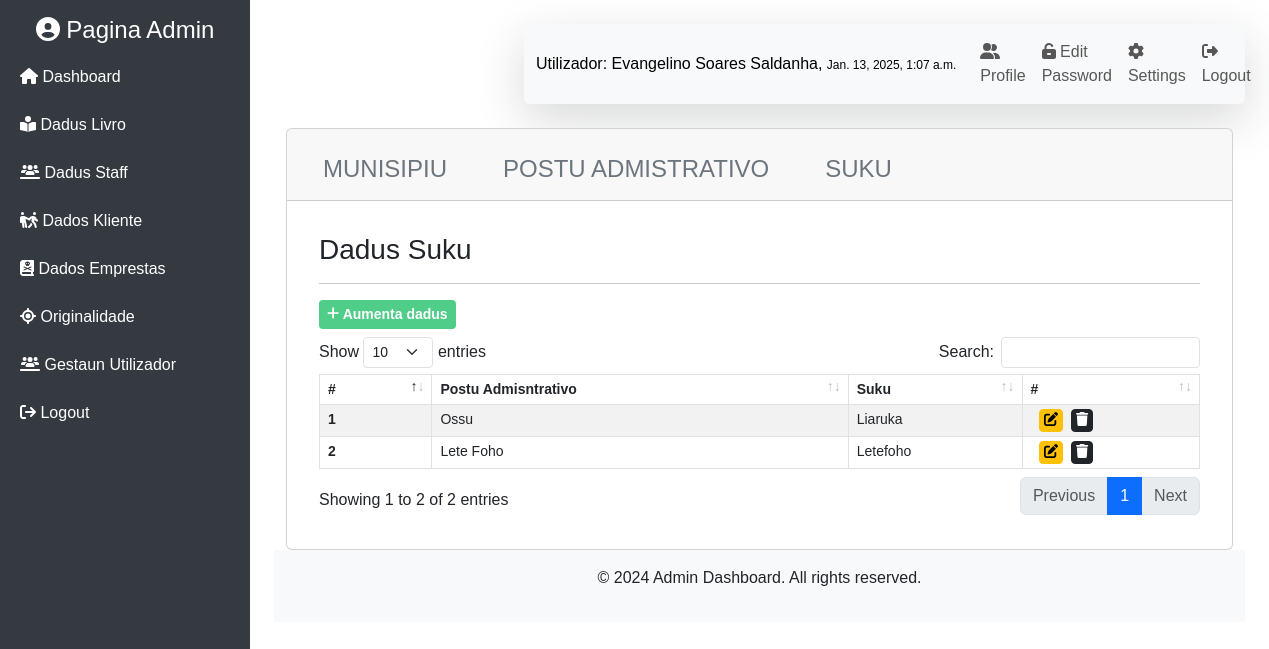
Page /home/suku/ (signed in) on the committed database.
### mainApp/models.py (models this page shows, shortened)
class Staff(models.Model):
    SEXO_CHOICES = [
        ('Mane', 'Mane'),
        ('Feto', 'Feto'),
    ]
    STADU_CIVIL = [
        ('Solteiro', 'Solteiro'),
        ('Kassadu', 'Kassadu'),
        ('Diborsiadu', 'Diborsiadu'),
        ('Barlakeadu', 'Barlakeadu')
    ]
    id_staff = models.UUIDField(primary_key=True, default=uuid.uuid4, editable=False)
    naran_staff = models.CharField(max_length=225, blank=True, null=True)
    sexu = models.CharField(max_length=4, choices=SEXO_CHOICES, blank=True, null=True)
    data_moris = models.DateField(blank=True, null=True)
    id_suku = models.ForeignKey(Suku, related_name='staff', on_delete=models.CASCADE, blank=True, null=True)
    endereso = models.CharField(max_length=225, blank=True, null=True)
    no_tlf = models.CharField(max_length=20, blank=True, null=True)
    estadu_sivil = models.CharField(max_length=15, default='', choices=STADU_CIVIL,blank=True, null=True)
    user = models.OneToOneField(User, on_delete=models.CASCADE, null= True)
    foto = models.ImageField(
        upload_to='foto_staff/',
        validators=[FileExtensionValidator(allowed_extensions=['png', 'jpg', 'jpeg'])],
        null=True,
        blank=True,
        default='default.png'
    )

class Suku(models.Model):
    id_suku = models.UUIDField(primary_key=True, default=uuid.uuid4, editable=False)
    naran_suku = models.CharField(max_length=50)
    id_postu = models.ForeignKey(Postu, related_name='sukus', on_delete=models.CASCADE)

class Postu(models.Model):
    id_postu = models.UUIDField(primary_key=True, default=uuid.uuid4, editable=False)
    naran_postu = models.CharField(max_length=100)
    id_mun = models.ForeignKey(Municipio, related_name='postus', on_delete=models.CASCADE)

### mainApp/views/views_admin.py (the view)
# urls.py: path('suku/', views.suku, name='suku'),
@login_required
def suku(request):
    data = Suku.objects.all()
    context = {
        'title': 'Dadus SUku',
        'sub_title': 'Dadus Suku',
        'data': data,
    }
    return render(request, 'module/mod_suku/suku.html', context)

### mainApp/templates/module/mod_suku/suku.html (shortened to what this page needs)
{% extends 'base.html' %} {% load crispy_forms_tags %} {% block content %}
<div class="card">
    <div class="card-header">
        <ul class="nav nav-tabs card-header-tabs">
            <li class="btn btn-outline-warning text-uppercase border-0 nav-item">
                <a class="nav-link border-0 text-secondary fs-4" aria-current="true"
                    href="{% url 'origin' %}">Munisipiu</a>
            </li>
            <li class="btn btn-outline-warning text-uppercase border-0 nav-item">
                <a class="nav-link border-0 text-secondary fs-4" href="{% url 'postu' %}">Postu Admistrativo</a>
            </li>
            <li class="btn btn-outline-warning text-uppercase border-0 nav-item">
                <a class="nav-link border-0 text-secondary fs-4" href="{% url 'suku'%}">Suku</a>
            </li>
        </ul>
    </div>
    <div class="card-body">
        <div class="card-body">
            <h3>{{ sub_title }}</h3>
            <hr />
            <div class="my-2">
                <a href="{% url 'add_suku' %}" class="btn btn-sm" id="btn_add"><i class="fa fa-plus"></i> Aumenta
                    dadus</a>
            </div>
            <div class="table-responsive">
                <table id="activityTable" class="table table-striped table-bordered">
                    <thead>
                        <tr>
                            <th scope="col" class="py-1">#</th>
                            <th scope="col" class="py-1">Postu Admisntrativo</th>
                            <th scope="col" class="py-1">Suku</th>
                            <th scope="col" class="py-1">#</th>
                        </tr>
                    </thead>
                    <tbody>
                        {% for i in data %}
                        <tr>
                            <th scope="row" class="py-1">{{ forloop.counter }}</th>
                            <td class="py-1">{{ i.id_postu.naran_postu }}</td>
                            <td class="py-1">{{ i.naran_suku }}</td>
                            <td class="py-1">
                                <div class="d-flex">
                                    <form action="{% url 'update_suku' i.id_suku %}" class="ms-2">
                                        <button type="submit" class="btn btn-sm py-0 px-1 p-3 btn-warning">
                                            <i class="fa fa-edit"></i>
                                        </button>
                                    </form>
                                    <form action="{% url 'delete_suku' i.id_suku %}" class="ms-2">
                                        <button type="submit" class="btn btn-sm py-0 px-1 p-3 btn-dark">
                                            <i class="fa fa-trash"></i>
                                        </button>
                                    </form>
                                </div>
                            </td>
                        </tr>
                        {% endfor %}
                    </tbody>
                </table>
            </div>
        </div>
    </div>
</div>
{% endblock %}

### templates/navbar.html (shortened to what this page needs)
<nav class="navbar navbar-expand-lg navbar-light bg-light shadow-lg rounded-2">
    <div class="container-fluid rounded-1">
        <a class="navbar-brand fs-6" href="#">Utilizador: {{request.user.staff.naran_staff}}, <span
                style="font-size: 12px;">{{user.last_login}}</span></a>
        <div class="collapse navbar-collapse" id="navbarSupportedContent">
            <ul class="navbar-nav ms-auto mb-2 mb-lg-0">
                <li class="nav-item">
                    <a class="nav-link" href="{% url 'detallu_staff' request.user.staff.id_staff %}"><i
                            class="fa fa-user-friends"></i> Profile</a>
                </li>
                <li class="nav-item">
                    <a class="nav-link" href="{% url 'change-password' %}"><i class="fa fa-unlock-keyhole"></i> Edit
                        Password</a>
                </li>
                <li class="nav-item">
                    <a class="nav-link" href="{% url 'update_staff' request.user.staff.id_staff %}"><i
                            class="fa fa-gear"></i> Settings</a>
                </li>
                <li class="nav-item">
                    <a class="nav-link" href="{% url 'logout' %}"><i class="fa fa-sign-out-alt "></i> Logout</a>
                </li>
            </ul>
        </div>
    </div>
</nav>

### static/css/style.css (style rules this page uses)
body { font-family: 'Arial', sans-serif; overflow-x: hidden; }
.navbar { margin-left: 250px; transition: margin-left 0.3s ease; }
th { font-size: 14px; }
td { font-size: 14px; }
#btn_add { background-color: #50cd89; border: 0px; font-weight: bold; border-radius: 4px; color: white; }

### rows in the picture
Suku: id_postu.naran_postu "Ossu", naran_suku "Liaruka"
Suku: id_postu.naran_postu "Lete Foho", naran_suku "Letefoho"

### other values in the picture
{{ request.user.staff.naran_staff }} "Evangelino Soares Saldanha"
{{ user.last_login }} "Jan. 13, 2025, 1:07 a.m."
{{ sub_title }} "Dadus Suku"
